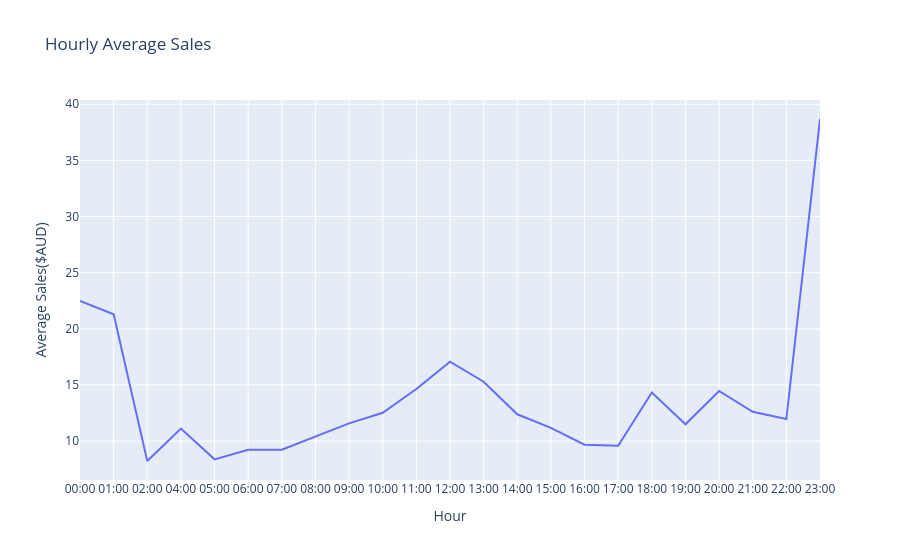

Source (notebook cell):
### Code cell
df['hour'] = df['date_created'].dt.strftime('%H').add(':00')
hour_sales_average = df.groupby('hour')['total'].mean() / 100

fig = px.line(x=hour_sales_average.index.astype(str), y=hour_sales_average.values, labels={'x':'Hour', 'y':'Average Sales($AUD)'}, title='Hourly Average Sales')
fig.show()

### Figure 1 — Plotly figure (JSON) as saved in the notebook; plotly's stock layout.template omitted (floating-point values rounded to 4 significant figures)
{"data": [{"hovertemplate": "Hour=%{x}<br>Average Sales($AUD)=%{y}<extra></extra>", "legendgroup": "", "line": {"color": "#636efa", "dash": "solid"}, "marker": {"symbol": "circle"}, "mode": "lines", "name": "", "orientation": "v", "showlegend": false, "type": "scatter", "x": ["00:00", "01:00", "02:00", "04:00", "05:00", "06:00", "07:00", "08:00", "09:00", "10:00", "11:00", "12:00", "13:00", "14:00", "15:00", "16:00", "17:00", "18:00", "19:00", "20:00", "21:00", "22:00", "23:00"], "xaxis": "x", "y": [22.48, 21.3, 8.233, 11.12, 8.379, 9.235, 9.241, 10.42, 11.58, 12.52, 14.64, 17.07, 15.29, 12.39, 11.18, 9.683, 9.589, 14.33, 11.51, 14.47, 12.62, 11.97, 38.69], "yaxis": "y"}], "layout": {"legend": {"tracegroupgap": 0}, "title": {"text": "Hourly Average Sales"}, "xaxis": {"anchor": "y", "domain": [0, 1], "title": {"text": "Hour"}}, "yaxis": {"anchor": "x", "domain": [0, 1], "title": {"text": "Average Sales($AUD)"}}}}
